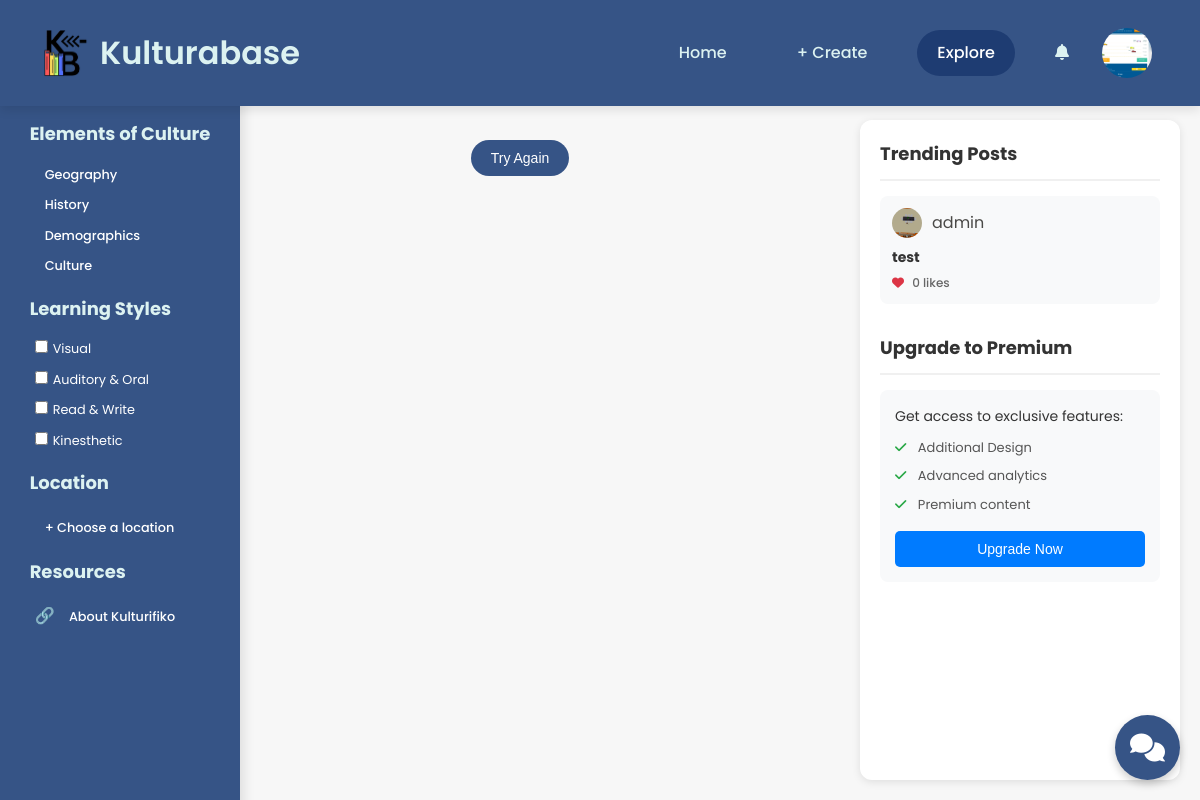
Screenshot of /user/explore.php (signed in) with the database file from the repository.
### tables this page shows
CREATE TABLE `users` (
  `id` int(11) NOT NULL,
  `email` varchar(255) NOT NULL,
  `username` varchar(255) NOT NULL,
  `password` varchar(255) NOT NULL,
  `full_name` varchar(255) NOT NULL,
  `about` text DEFAULT NULL,
  `location` varchar(255) DEFAULT NULL,
  `birthday` date DEFAULT NULL,
  `website` varchar(255) DEFAULT NULL,
  `skills` text DEFAULT NULL,
  `profile_picture` varchar(255) DEFAULT 'default-avatar.png',
  `isAdmin` tinyint(1) NOT NULL DEFAULT 0
);

CREATE TABLE `posts` (
  `id` int(11) NOT NULL,
  `user_id` int(11) NOT NULL,
  `title` varchar(300) NOT NULL,
  `description` text NOT NULL,
  `file_path` varchar(255) DEFAULT NULL,
  `culture_elements` varchar(255) DEFAULT NULL,
  `learning_styles` varchar(255) DEFAULT NULL,
  `created_at` timestamp NOT NULL DEFAULT current_timestamp()
);

### user/components/explore/trend.php (the view, shortened to what this page needs)
<?php
function getTrendingPosts($conn, $limit = 5) {
    $query = "
        SELECT p.*, u.username, u.profile_picture,
        COUNT(l.id) as like_count
        FROM posts p
        JOIN users u ON p.user_id = u.id
        LEFT JOIN likes l ON p.id = l.post_id AND l.is_active = 1
        GROUP BY p.id
        ORDER BY like_count DESC, p.created_at DESC
        LIMIT ?
    ";
    $stmt = $conn->prepare($query);
    $stmt->bind_param("i", $limit);
    $stmt->execute();
    return $stmt->get_result();
}
?>
<div class="right-sidebar">
    <div class="trending-section">
        <h3>Trending Posts</h3>
        <div class="trending-posts">
            <?php
            $trending_posts = getTrendingPosts($conn);
            while ($post = $trending_posts->fetch_assoc()) {
                echo "
                <div class='trending-post'>
                    <div class='trending-header'>
                        <img src='{$post['profile_picture']}' alt='Profile' class='trending-profile-pic'>
                        <span>{$post['username']}</span>
                    </div>
                    <div class='trending-content'>
                        <h4>{$post['title']}</h4>
                        <p class='like-count'><i class='fas fa-heart'></i> {$post['like_count']} likes</p>
                    </div>
                </div>
                ";
            }
            ?>
        </div>
    </div>
    <div class="premium-section">
        <h3>Upgrade to Premium</h3>
        <div class="premium-content">
            <p>Get access to exclusive features:</p>
            <ul>
                <li><i class="fas fa-check"></i> Additional Design</li>
                <li><i class="fas fa-check"></i> Advanced analytics</li>
                <li><i class="fas fa-check"></i> Premium content</li>
            </ul>
            <button class="upgrade-button" onclick="window.location.href='premium.php'">
                Upgrade Now
            </button>
        </div>
    </div>
</div>

### user/components/layout/guest/navbar.php (shortened to what this page needs)
<div class="navbar">
        <div style="display: flex; align-items: center;">
            <img src="assets/logo/logo.png" alt="Kulturifiko Logo">
            <h1>Kulturabase</h1>
        </div>
        <div class="nav-links">
            <a href="home.php" <?php echo basename($_SERVER['PHP_SELF']) == 'home.php' ? 'class="active"' : ''; ?>>Home</a>
            <a href="create-post.php" <?php echo basename($_SERVER['PHP_SELF']) == 'create-post.php' ? 'class="active"' : ''; ?>>+ Create</a>
            <a href="explore.php" <?php echo basename($_SERVER['PHP_SELF']) == 'explore.php' ? 'class="active"' : ''; ?>>Explore</a>
            <div class="notification-dropdown">
                <div class="notification-icon" onclick="toggleNotificationDropdown()">
                    <i class="fas fa-bell"></i>
                </div>
            </div>
            <div class="user-dropdown">
                <div class="user-info" onclick="toggleUserDropdown()">
                    <?php
                    $user_id = $_SESSION['user_id'];
                    $query = "SELECT profile_picture, username FROM users WHERE id = ?";
                    $stmt = $conn->prepare($query);
                    $stmt->bind_param("i", $user_id);
                    $stmt->execute();
                    $result = $stmt->get_result();
                    $user = $result->fetch_assoc();
                    if ($user && !empty($user['profile_picture'])) {
                        $avatar_url = $user['profile_picture'];
                    } else {
                        $avatar_url = 'assets/hero/v07_20@Shanks.png';
                    }
                    ?>
                    <img src="<?php echo htmlspecialchars($avatar_url); ?>" alt="Profile" class="user-avatar">
                </div>
            </div>
        </div>
    </div>

### user/explore.php (style rules this page uses)
* { margin: 0; padding: 0; box-sizing: border-box; }
body { font-family: 'Poppins', sans-serif; background-color: #f7f7f7; color: #4A4947; line-height: 1.6; padding-top: 80px; }
.like-count { font-weight: 500; }
.menu-section h3 { font-size: 18px; margin-bottom: 8px; color: #DCF2F1 }

### user/components/layout/guest/navbar.php (style rules this page uses)
.navbar { display: flex; justify-content: space-between; align-items: center; background-color: #365486; padding: 20px 40px; position: fixed; width: 100%; top: 0; z-index: 1000; box-shadow: 0 4px 10px rgba(0, 0, 0, 0.1); }
.navbar img { height: 50px; width: 50px; }
.navbar h1 { color: #DCF2F1; font-size: 2rem; font-weight: 600; margin-left: 10px; }
.navbar a { color: #DCF2F1; text-decoration: none; margin: 0 15px; font-size: 1rem; font-weight: 500; padding: 10px 20px; border-radius: 30px; transition: background-color 0.3s ease, color 0.3s ease; }
.navbar a.active { background-color: #1e3c72; color: #fff; }
.nav-links { display: flex; align-items: center; }
.user-dropdown { position: relative; display: inline-block; margin-left: 15px; }
.user-info { display: flex; align-items: center; cursor: pointer; padding: 8px; border-radius: 50px; transition: background-color 0.3s ease; }
.user-avatar { width: 45px; height: 45px; border-radius: 50%; object-fit: cover; margin-right: 0; border: none; padding: 0; display: block; flex-shrink: 0; }
.notification-dropdown { position: relative; display: inline-block; margin-left: 15px; }
.notification-icon { cursor: pointer; padding: 10px; color: #DCF2F1; }

### user/components/explore/trend.php (style rules this page uses)
.right-sidebar { position: fixed; top: 120px; right: 20px; width: 380px; height: calc(100vh - 140px); background-color: #fff; border-radius: 12px; box-shadow: 0 2px 8px rgba(0, 0, 0, 0.1); overflow-y: auto; padding: 20px; z-index: 999; }
.trending-section, .premium-section { margin-bottom: 30px; }
.trending-section h3, .premium-section h3 { font-size: 18px; color: #333; margin-bottom: 15px; padding-bottom: 10px; border-bottom: 2px solid #f0f0f0; }
.trending-post { padding: 12px; border-radius: 8px; margin-bottom: 15px; background-color: #f8f9fa; transition: transform 0.2s ease; cursor: pointer; }
.trending-header { display: flex; align-items: center; margin-bottom: 8px; }
.trending-profile-pic { width: 30px; height: 30px; border-radius: 50%; margin-right: 10px; object-fit: cover; }
.trending-content h4 { font-size: 14px; margin-bottom: 5px; color: #333; }
.like-count { font-size: 12px; color: #666; }
.like-count i { color: #dc3545; margin-right: 5px; }
.premium-content { background-color: #f8f9fa; padding: 15px; border-radius: 8px; }
.premium-content p { font-size: 14px; margin-bottom: 10px; color: #333; }
.premium-content ul { list-style: none; padding: 0; margin-bottom: 15px; }
.premium-content li { font-size: 13px; margin-bottom: 8px; color: #555; }
.premium-content li i { color: #28a745; margin-right: 8px; }
.upgrade-button { width: 100%; padding: 10px; background-color: #007bff; color: white; border: none; border-radius: 5px; font-size: 14px; cursor: pointer; transition: background-color 0.2s ease; }
@media screen and (max-width: 1400px) { .right-sidebar { width: 320px; } }

### rows the page displays
users: profile_picture (picture)
posts: user.profile_picture (picture), user.username "admin", title "test", like_count "0"
